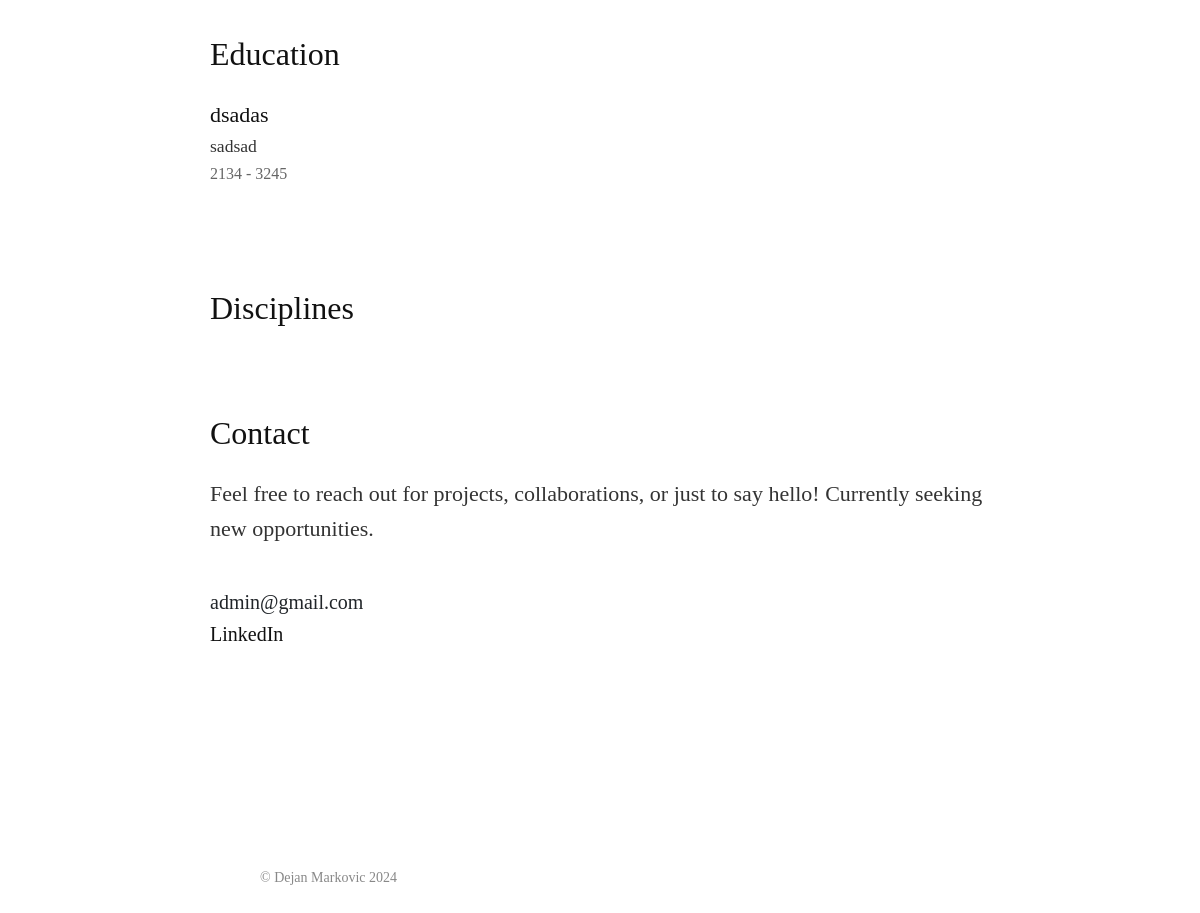
Page /about/ (lower part) on the earlier database version.
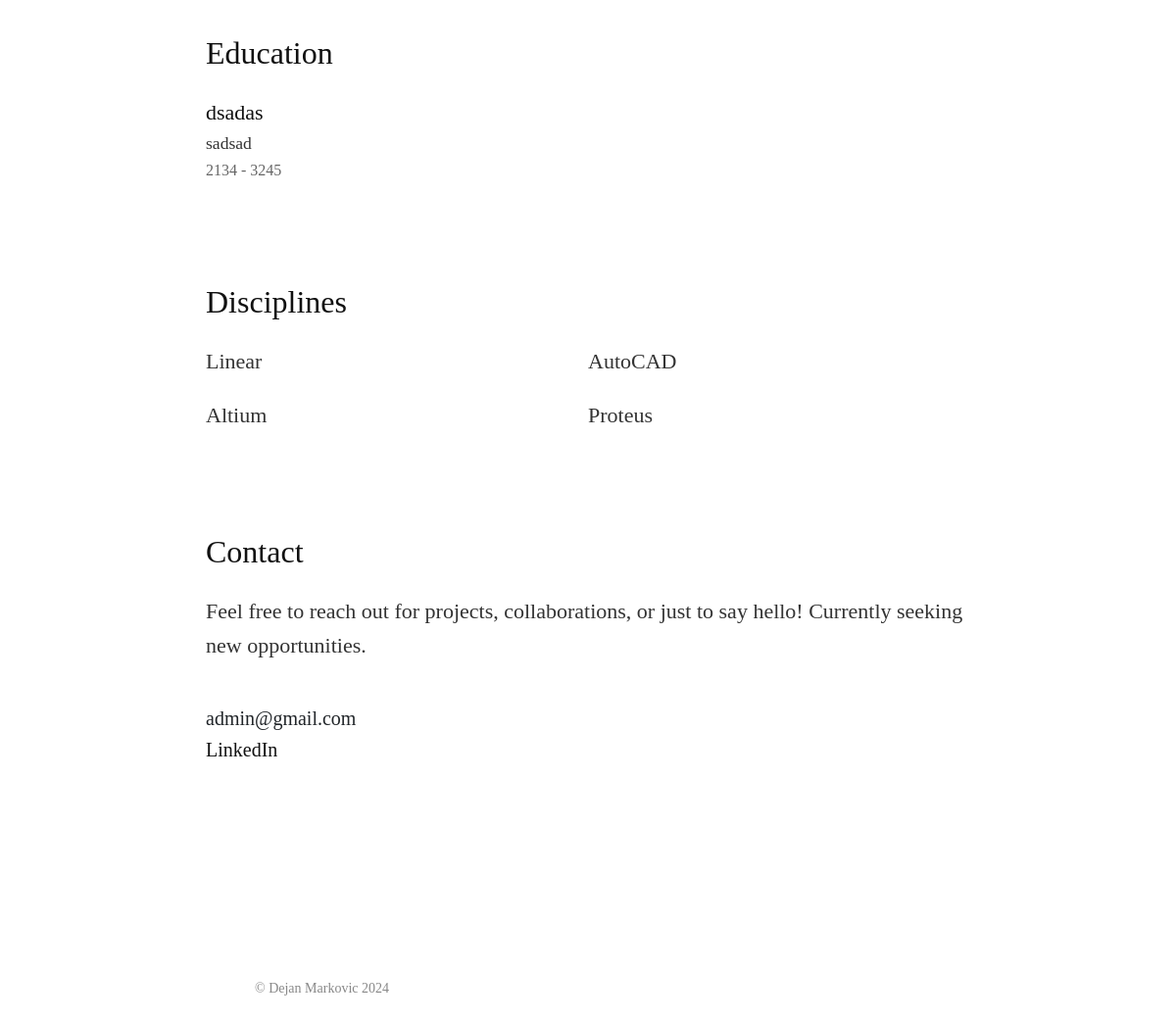
Same page on the later database version.
### portfolio_app/models.py (models this page shows, shortened)
class Education(models.Model):
    title = models.CharField(max_length=100, help_text='Degree or certification title.')
    degree_institution = models.CharField(max_length=100, help_text='Name of the degree and institution.')
    start_year = models.IntegerField(help_text='Start year of the education period.')
    end_year = models.IntegerField(help_text='End year of the education period.')

class UserProfile(models.Model):
    description = models.TextField()
    email = models.EmailField()
    linkedin_url = models.URLField(max_length=200, blank=True, null=True)  # LinkedIn URL field

class Discipline(models.Model):
    name = models.CharField(max_length=100, help_text='Discipline name.')

### portfolio_app/views.py (the view)
# urls.py: path('about/', views.about_page_view, name='about_page'),
def about_page_view(request):
    profile_description = ProfileDescription.objects.first()
    context = {}
    context['page_title'] = 'About Page'
    if profile_description:
        context['top_paragraph'] = profile_description.top_paragraph
        context['paragraph_1'] = profile_description.paragraph_1
        context['paragraph_2'] = profile_description.paragraph_2
        context['paragraph_3'] = profile_description.paragraph_3
        context['image_url'] = profile_description.image.url if profile_description.image else None
    else:
        context['add_data_button'] = True
    work_experiences = WorkExperience.objects.all()  # You can filter this to a specific user if needed
    work_experiences = WorkExperience.objects.all()  # Filtering by current user
    context['work_experiences'] = work_experiences
    education_entries = Education.objects.all()
    context['education_entries'] = education_entries
    discipline_entries = Discipline.objects.all()
    context['discipline_entries'] = discipline_entries
    user_profile = UserProfile.objects.first()
    context['user_email'] = user_profile.email
    context['linkedin_url'] = user_profile.linkedin_url
    return render(request, 'portfolio_app/about.html', context)

### portfolio_app/templates/portfolio_app/about.html (shortened to what this page needs)
{% extends 'base.html' %}
{% load static %}
{% block content %}
<div class="about-page slide delay01">
	<div class="about">
		<h4>Education</h4>
        {% if education_entries %}
        <div class="multi-row-grid">
            {% for education in education_entries %}
            <div class="multi-row">
                <p class="title">{{ education.title }}</p>
                <p class="entity">{{ education.degree_institution }}</p>
                <p class="years">{{ education.start_year }} - {{ education.end_year }}</p>
            </div>
            {% endfor %}
        </div>
        {% else %}
        {% if user.is_authenticated %}
        <p>Please <a href="{% url 'add_education' %}" style="padding-top: 0px; display: inline-block;">add</a> education.</p>
        {% endif %}
        {% endif %}
		<h4>Disciplines</h4>
		{% if discipline_entries %}
                <div class="multi-row-grid">
                    {% for discipline in discipline_entries %}
                    <div class="multi-row">
                        <p>{{ discipline.name }}</p>
                    </div>
                    {% endfor %}
                </div>
            {% else %}
            {% if user.is_authenticated %}
            <p>Please <a href="{% url 'add_discipline' %}" style="padding-top: 0px; display: inline-block;">add</a>a discipline.</p>
            {% endif %}
            {% endif %}
		<h4>Contact</h4>
			<p>Feel free to reach out for projects, collaborations, or just to say hello! Currently seeking new opportunities.</p>
            <div class="multi-row contact-options">
                <a id="copyemail" data-clipboard-text="{{ user_email }}">{{ user_email }}</a>
                <a href="{{ linkedin_url }}" target="_blank">LinkedIn</a>
            </div>
	</div>
</div>
{% endblock %}

### templates/base.html (shortened to what this page needs)
<!DOCTYPE html>
<html lang = "en">
    <head>
        {% load static %}
        {% block head %}
        <link href="https://cdn.jsdelivr.net/npm/bootstrap@5.3.3/dist/css/bootstrap.min.css" rel="stylesheet">
    <link rel="stylesheet" href="{% static 'www.dejan.works/css/style.css' %}">
        {% endblock %}
    </head>
    <body>
        {% block content %}
        {% endblock %}
        {% include 'footer.html' %}
    </body>
</html>

### templates/navbar.html (shortened to what this page needs)
{% load static %}

### templates/footer.html
{% load static %}
<footer class="slide delay03">© Dejan Markovic 2024</footer>

### static/www.dejan.works/css/style.css (style rules this page uses)
html, body, div, span, applet, object, iframe, h1, h2, h3, h4, h5, h6, p, blockquote, pre, a, abbr, acronym, address, big, cite, code, del, dfn, em, img, ins, kbd, q, s, samp, small, strike, strong, sub, sup, tt, var, b, u, i, center, dl, dt, dd, ol, ul, li, fieldset, form, label, legend, table, caption, tbody, tfoot, thead, tr, th, td, article, aside, canvas, details, embed, figure, figcaption, footer, header, hgroup, menu, nav, output, ruby, section, summary, time, mark, audio, video { margin: 0; padding: 0; border: 0; font-size: 100%; font: inherit; vertical-align: baseline; font-size: 16px; font-family: 'Geist'; }
a { cursor: pointer; text-decoration: none; }
.slide { -webkit-animation:slide .6s cubic-bezier(0.2, 0.6, 0.2, 1); -moz-animation:slide .6s cubic-bezier(0.2, 0.6, 0.2, 1); animation:slide .6s cubic-bezier(0.2, 0.6, 0.2, 1); -webkit-animation-fill-mode:backwards; -moz-animation-fill-mode:backwards; animation-fill-mode:backwards; }
.delay01 { -webkit-animation-delay: .4s; animation-delay: .4s; }
.delay03 { -webkit-animation-delay: .9s; animation-delay: .9s; }
p { line-height: 160%; font-family: 'Geist'; color: #111111; color: #333333; font-weight: 300; font-size: 1.375rem; }
footer { max-width: 760px; margin: 0 auto; font-family: 'Geist'; color: #888888; font-weight: 400; font-size: 0.875rem; padding: 40px; }
.about-page { padding: 16vh 0; }
.about { margin: 0 auto; box-sizing: border-box; max-width: 780px; padding: 4vh 0; }
.about-page a { font-family: 'Geist'; font-size: 1.375rem; color: #111111; font-weight: 400; }
h4 { color: #111111; font-family: 'Geist'; font-weight: 500; font-size: 2rem; line-height: 140%; margin: 80px 0 20px 0; }
.multi-row-grid { display: grid; grid-template-columns: repeat(2, 1fr); }
.multi-row { margin-bottom: 20px; display: flex; flex-direction: column; }
p.title { color: #111111; font-weight: 400; }
p.entity { font-size: 1.1rem; line-height: 160%; }
p.years { color: #666666; font-size: 1rem; font-weight: 300; line-height: 160%; }
.contact-options { margin-top: 40px; }
.contact-options a { line-height: 160%; font-family: 'Geist'; color: #111111; font-weight: 400; font-size: 1.375rem; }
.about-page a { font-size: 1.25rem; }

Differences in the rows shown:
added Discipline: name "Linear"
added Discipline: name "AutoCAD"
added Discipline: name "Altium"
added Discipline: name "Proteus"
